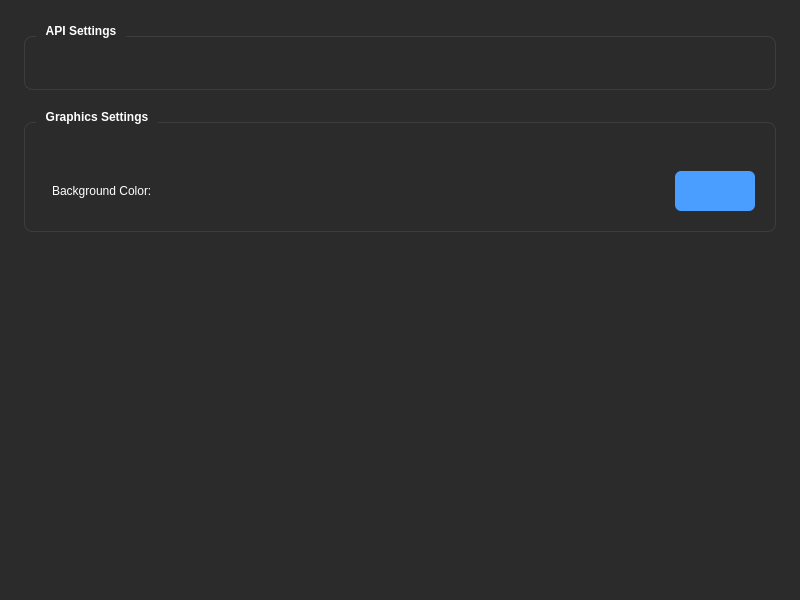
<?xml version="1.0" encoding="UTF-8"?>
<ui version="4.0">
 <class>ConfigureGraphics</class>
 <widget class="QWidget" name="ConfigureGraphics">
  <property name="geometry">
   <rect>
    <x>0</x>
    <y>0</y>
    <width>800</width>
    <height>600</height>
   </rect>
  </property>
  <property name="windowTitle">
   <string>Form</string>
  </property>
  <property name="accessibleName">
   <string>Graphics</string>
  </property>
  <property name="styleSheet">
   <string>QWidget {
    background-color: #2b2b2b;
    color: #ffffff;
}

QGroupBox {
    font-weight: bold;
    border: 1px solid #3d3d3d;
    border-radius: 8px;
    margin-top: 12px;
    padding-top: 12px;
    background-color: #2b2b2b;
    color: #ffffff;
}

QGroupBox::title {
    subcontrol-origin: margin;
    left: 12px;
    padding: 0 8px 0 8px;
    color: #ffffff;
    font-weight: bold;
}

QComboBox {
    background-color: #3d3d3d;
    border: 1px solid #5d5d5d;
    border-radius: 6px;
    padding: 8px 12px;
    color: #ffffff;
    min-width: 200px;
    min-height: 28px;
    selection-background-color: #4a9eff;
}

QComboBox:hover {
    border-color: #4a9eff;
    background-color: #404040;
}

QComboBox:focus {
    border-color: #4a9eff;
    background-color: #404040;
}

QComboBox::drop-down {
    border: none;
    width: 25px;
    subcontrol-origin: padding;
    subcontrol-position: top right;
    background-color: transparent;
}

QComboBox::down-arrow {
    width: 12px;
    height: 12px;
    background-color: #ffffff;
}

QComboBox QAbstractItemView {
    background-color: #3d3d3d;
    border: 1px solid #4a9eff;
    selection-background-color: #4a9eff;
    color: #ffffff;
    outline: none;
    padding: 4px;
}

QComboBox QAbstractItemView::item {
    padding: 8px;
    border: none;
    background-color: transparent;
    min-height: 20px;
}

QComboBox QAbstractItemView::item:selected {
    background-color: #4a9eff;
    color: #ffffff;
}

QComboBox QAbstractItemView::item:hover {
    background-color: #5dafff;
    color: #ffffff;
}

QCheckBox {
    color: #ffffff;
    spacing: 12px;
    padding: 6px;
    background-color: transparent;
    min-height: 24px;
}

QCheckBox::indicator {
    width: 18px;
    height: 18px;
    border: 2px solid #5d5d5d;
    border-radius: 4px;
    background-color: #3d3d3d;
}

QCheckBox::indicator:checked {
    background-color: #4a9eff;
    border-color: #4a9eff;
}

QCheckBox::indicator:hover {
    border-color: #4a9eff;
}

QPushButton {
    background-color: #4a9eff;
    color: #ffffff;
    border: none;
    padding: 10px 20px;
    border-radius: 6px;
    font-weight: bold;
    min-height: 20px;
}

QPushButton:hover {
    background-color: #5dafff;
}

QPushButton:pressed {
    background-color: #2980b9;
}

QLabel {
    color: #ffffff;
    background-color: transparent;
    padding: 4px;
    min-width: 120px;
}

QSlider::groove:horizontal {
    border: 1px solid #5d5d5d;
    height: 8px;
    background-color: #3d3d3d;
    border-radius: 4px;
}

QSlider::handle:horizontal {
    background-color: #4a9eff;
    border: 1px solid #4a9eff;
    width: 18px;
    margin: -5px 0;
    border-radius: 9px;
}

QSlider::handle:horizontal:hover {
    background-color: #5dafff;
}

QSpinBox, QDoubleSpinBox {
    background-color: #3d3d3d;
    border: 1px solid #5d5d5d;
    border-radius: 6px;
    padding: 6px;
    color: #ffffff;
    min-height: 20px;
}

QSpinBox:focus, QDoubleSpinBox:focus {
    border-color: #4a9eff;
    background-color: #404040;
}
</string>
  </property>
  <layout class="QVBoxLayout" name="verticalLayout_1">
   <property name="spacing">
    <number>20</number>
   </property>
   <property name="leftMargin">
    <number>24</number>
   </property>
   <property name="topMargin">
    <number>24</number>
   </property>
   <property name="rightMargin">
    <number>24</number>
   </property>
   <property name="bottomMargin">
    <number>24</number>
   </property>
   <item>
    <widget class="QGroupBox" name="groupBox_2">
     <property name="title">
      <string>API Settings</string>
     </property>
     <layout class="QVBoxLayout" name="verticalLayout_3">
      <property name="spacing">
       <number>16</number>
      </property>
      <property name="leftMargin">
       <number>20</number>
      </property>
      <property name="topMargin">
       <number>20</number>
      </property>
      <property name="rightMargin">
       <number>20</number>
      </property>
      <property name="bottomMargin">
       <number>20</number>
      </property>
      <item>
       <widget class="QWidget" name="api_widget" native="true">
        <layout class="QHBoxLayout" name="horizontalLayout">
         <property name="spacing">
          <number>16</number>
         </property>
         <property name="leftMargin">
          <number>0</number>
         </property>
         <property name="topMargin">
          <number>0</number>
         </property>
         <property name="rightMargin">
          <number>0</number>
         </property>
         <property name="bottomMargin">
          <number>0</number>
         </property>
        </layout>
       </widget>
      </item>
     </layout>
    </widget>
   </item>
   <item>
    <widget class="QGroupBox" name="groupBox">
     <property name="title">
      <string>Graphics Settings</string>
     </property>
     <layout class="QVBoxLayout" name="verticalLayout_4">
      <property name="spacing">
       <number>16</number>
      </property>
      <property name="leftMargin">
       <number>20</number>
      </property>
      <property name="topMargin">
       <number>20</number>
      </property>
      <property name="rightMargin">
       <number>20</number>
      </property>
      <property name="bottomMargin">
       <number>20</number>
      </property>
      <item>
       <widget class="QWidget" name="graphics_widget" native="true">
        <layout class="QVBoxLayout" name="verticalLayout">
         <property name="spacing">
          <number>12</number>
         </property>
         <property name="leftMargin">
          <number>0</number>
         </property>
         <property name="topMargin">
          <number>0</number>
         </property>
         <property name="rightMargin">
          <number>0</number>
         </property>
         <property name="bottomMargin">
          <number>0</number>
         </property>
        </layout>
       </widget>
      </item>
      <item>
       <widget class="QWidget" name="bg_widget" native="true">
        <layout class="QHBoxLayout" name="bg_layout">
         <property name="spacing">
          <number>16</number>
         </property>
         <property name="leftMargin">
          <number>0</number>
         </property>
         <property name="topMargin">
          <number>0</number>
         </property>
         <property name="rightMargin">
          <number>0</number>
         </property>
         <property name="bottomMargin">
          <number>0</number>
         </property>
         <item>
          <widget class="QLabel" name="label">
           <property name="sizePolicy">
            <sizepolicy hsizetype="Expanding" vsizetype="Preferred">
             <horstretch>0</horstretch>
             <verstretch>0</verstretch>
            </sizepolicy>
           </property>
           <property name="text">
            <string>Background Color:</string>
           </property>
           <property name="minimumSize">
            <size>
             <width>120</width>
             <height>0</height>
            </size>
           </property>
          </widget>
         </item>
         <item>
          <widget class="QPushButton" name="bg_button">
           <property name="sizePolicy">
            <sizepolicy hsizetype="Preferred" vsizetype="Preferred">
             <horstretch>0</horstretch>
             <verstretch>0</verstretch>
            </sizepolicy>
           </property>
           <property name="maximumSize">
            <size>
             <width>80</width>
             <height>40</height>
            </size>
           </property>
           <property name="minimumSize">
            <size>
             <width>80</width>
             <height>40</height>
            </size>
           </property>
           <property name="text">
            <string/>
           </property>
          </widget>
         </item>
        </layout>
       </widget>
      </item>
     </layout>
    </widget>
   </item>
   <item>
    <spacer name="verticalSpacer">
     <property name="orientation">
      <enum>Qt::Vertical</enum>
     </property>
     <property name="sizeHint" stdset="0">
      <size>
       <width>20</width>
       <height>40</height>
      </size>
     </property>
    </spacer>
   </item>
  </layout>
 </widget>
 <resources/>
 <connections/>
</ui>
